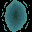

The image is a tile-based game level rendered from a .tmx file. Its description and complete source (layers, tilesets, objects, tile grids) follow:
An orthogonal 1x1 tile map with 32x32 px tiles, 1 tile layer (Tile Layer 1), 2 tilesets.

<map version="1.9" tiledversion="1.9.0" orientation="orthogonal" renderorder="right-down" width="1" height="1" tilewidth="32" tileheight="32" infinite="0" nextlayerid="2" nextobjectid="1">
 <tileset firstgid="1" source="portal02.tsx" />
 <tileset firstgid="8" source="portal01.tsx" />
 <layer id="1" name="Tile Layer 1" width="1" height="1">
  <data encoding="csv">
6
</data>
 </layer>
</map>
